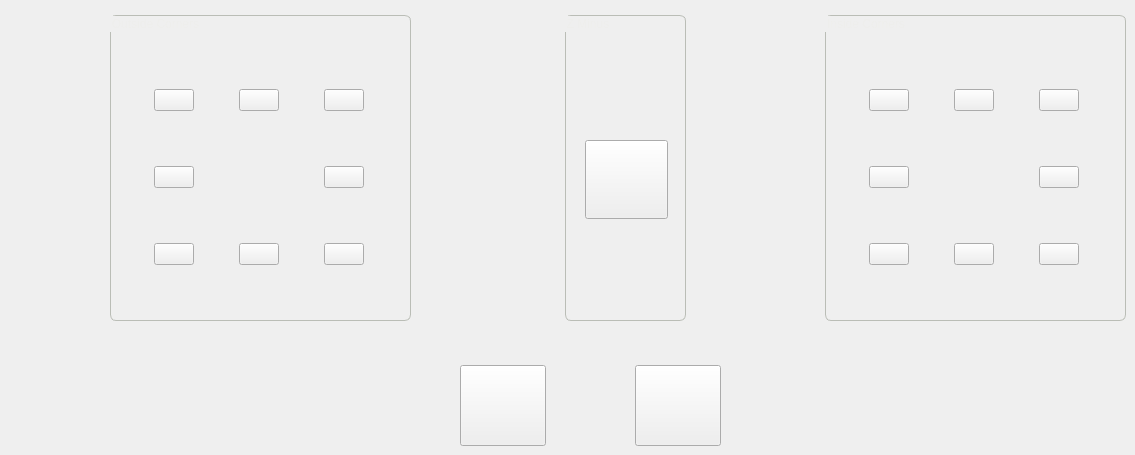
   <widget class="QWidget" name="page_selectProbeOperation">
    <widget class="QGroupBox" name="groupBoxOutside">
     <property name="geometry">
      <rect>
       <x>110</x>
       <y>15</y>
       <width>301</width>
       <height>306</height>
      </rect>
     </property>
     <property name="styleSheet">
      <string notr="true">QGroupBox{
    color: rgb(238, 238, 236);
	font: 14pt &quot;Bebas Kai&quot;;
	border-style: solid;
    border-color: rgb(186, 189, 182);
    border-width: 1px;
    border-radius: 6px;
}</string>
     </property>
     <property name="title">
      <string>Outside Corners</string>
     </property>
     <widget class="QWidget" name="gridLayoutWidget">
      <property name="geometry">
       <rect>
        <x>5</x>
        <y>25</y>
        <width>291</width>
        <height>276</height>
       </rect>
      </property>
      <layout class="QGridLayout" name="gridLayout_3">
       <item row="0" column="0">
        <widget class="ProbePushButton" name="probepushbutton">
         <property name="sizePolicy">
          <sizepolicy hsizetype="Fixed" vsizetype="Fixed">
           <horstretch>0</horstretch>
           <verstretch>0</verstretch>
          </sizepolicy>
         </property>
         <property name="icon">
          <iconset resource="../resources.qrc">
           <normaloff>:/probe_icons/X+Y-.png</normaloff>:/probe_icons/X+Y-.png</iconset>
         </property>
         <property name="iconSize">
          <size>
           <width>75</width>
           <height>75</height>
          </size>
         </property>
         <property name="filename" stdset="0">
          <string>probe_back_left_corner.ngc</string>
         </property>
         <attribute name="buttonGroup">
          <string notr="true">probeButtonGroup</string>
         </attribute>
        </widget>
       </item>
       <item row="1" column="0">
        <widget class="ProbePushButton" name="probepushbutton_4">
         <property name="icon">
          <iconset resource="../resources.qrc">
           <normaloff>:/probe_icons/X+.png</normaloff>:/probe_icons/X+.png</iconset>
         </property>
         <property name="iconSize">
          <size>
           <width>75</width>
           <height>75</height>
          </size>
         </property>
         <property name="filename" stdset="0">
          <string>probe_x_plus_wco.ngc</string>
         </property>
         <attribute name="buttonGroup">
          <string notr="true">probeButtonGroup</string>
         </attribute>
        </widget>
       </item>
       <item row="0" column="1">
        <widget class="ProbePushButton" name="probepushbutton_2">
         <property name="sizePolicy">
          <sizepolicy hsizetype="Fixed" vsizetype="Fixed">
           <horstretch>0</horstretch>
           <verstretch>0</verstretch>
          </sizepolicy>
         </property>
         <property name="icon">
          <iconset resource="../resources.qrc">
           <normaloff>:/probe_icons/inY-.png</normaloff>:/probe_icons/inY-.png</iconset>
         </property>
         <property name="iconSize">
          <size>
           <width>75</width>
           <height>75</height>
          </size>
         </property>
         <property name="filename" stdset="0">
          <string>probe_y_minus_wco.ngc</string>
         </property>
         <attribute name="buttonGroup">
          <string notr="true">probeButtonGroup</string>
         </attribute>
        </widget>
       </item>
       <item row="0" column="2">
        <widget class="ProbePushButton" name="probepushbutton_3">
         <property name="sizePolicy">
          <sizepolicy hsizetype="Fixed" vsizetype="Fixed">
           <horstretch>0</horstretch>
           <verstretch>0</verstretch>
          </sizepolicy>
         </property>
         <property name="icon">
          <iconset resource="../resources.qrc">
           <normaloff>:/probe_icons/X-Y-.png</normaloff>:/probe_icons/X-Y-.png</iconset>
         </property>
         <property name="iconSize">
          <size>
           <width>75</width>
           <height>75</height>
          </size>
         </property>
         <property name="filename" stdset="0">
          <string>probe_back_right_corner.ngc</string>
         </property>
         <attribute name="buttonGroup">
          <string notr="true">probeButtonGroup</string>
         </attribute>
        </widget>
       </item>
       <item row="2" column="0">
        <widget class="ProbePushButton" name="probepushbutton_5">
         <property name="icon">
          <iconset resource="../resources.qrc">
           <normaloff>:/probe_icons/X+Y+.png</normaloff>:/probe_icons/X+Y+.png</iconset>
         </property>
         <property name="iconSize">
          <size>
           <width>75</width>
           <height>75</height>
          </size>
         </property>
         <property name="filename" stdset="0">
          <string>probe_front_left_corner.ngc</string>
         </property>
         <attribute name="buttonGroup">
          <string notr="true">probeButtonGroup</string>
         </attribute>
        </widget>
       </item>
       <item row="2" column="1">
        <widget class="ProbePushButton" name="probepushbutton_6">
         <property name="sizePolicy">
          <sizepolicy hsizetype="Fixed" vsizetype="Fixed">
           <horstretch>0</horstretch>
           <verstretch>0</verstretch>
          </sizepolicy>
         </property>
         <property name="icon">
          <iconset resource="../resources.qrc">
           <normaloff>:/probe_icons/Y+.png</normaloff>:/probe_icons/Y+.png</iconset>
         </property>
         <property name="iconSize">
          <size>
           <width>75</width>
           <height>75</height>
          </size>
         </property>
         <property name="filename" stdset="0">
          <string>probe_y_plus_wco.ngc</string>
         </property>
         <attribute name="buttonGroup">
          <string notr="true">probeButtonGroup</string>
         </attribute>
        </widget>
       </item>
       <item row="2" column="2">
        <widget class="ProbePushButton" name="probepushbutton_7">
         <property name="sizePolicy">
          <sizepolicy hsizetype="Fixed" vsizetype="Fixed">
           <horstretch>0</horstretch>
           <verstretch>0</verstretch>
          </sizepolicy>
         </property>
         <property name="icon">
          <iconset resource="../resources.qrc">
           <normaloff>:/probe_icons/X-Y+.png</normaloff>:/probe_icons/X-Y+.png</iconset>
         </property>
         <property name="iconSize">
          <size>
           <width>75</width>
           <height>75</height>
          </size>
         </property>
         <property name="filename" stdset="0">
          <string>probe_front_right_corner.ngc</string>
         </property>
         <attribute name="buttonGroup">
          <string notr="true">probeButtonGroup</string>
         </attribute>
        </widget>
       </item>
       <item row="1" column="2">
        <widget class="ProbePushButton" name="probepushbutton_8">
         <property name="sizePolicy">
          <sizepolicy hsizetype="Fixed" vsizetype="Fixed">
           <horstretch>0</horstretch>
           <verstretch>0</verstretch>
          </sizepolicy>
         </property>
         <property name="icon">
          <iconset resource="../resources.qrc">
           <normaloff>:/probe_icons/X-.png</normaloff>:/probe_icons/X-.png</iconset>
         </property>
         <property name="iconSize">
          <size>
           <width>75</width>
           <height>75</height>
          </size>
         </property>
         <property name="filename" stdset="0">
          <string>probe_x_minus_wco.ngc</string>
         </property>
         <attribute name="buttonGroup">
          <string notr="true">probeButtonGroup</string>
         </attribute>
        </widget>
       </item>
      </layout>
     </widget>
    </widget>
    <widget class="QGroupBox" name="groupBoxOutside_2">
     <property name="geometry">
      <rect>
       <x>825</x>
       <y>15</y>
       <width>301</width>
       <height>306</height>
      </rect>
     </property>
     <property name="styleSheet">
      <string notr="true">QGroupBox{
    color: rgb(238, 238, 236);
	font: 14pt &quot;Bebas Kai&quot;;
	border-style: solid;
    border-color: rgb(186, 189, 182);
    border-width: 1px;
    border-radius: 6px;
}</string>
     </property>
     <property name="title">
      <string>Inside Corners</string>
     </property>
     <widget class="QWidget" name="gridLayoutWidget_2">
      <property name="geometry">
       <rect>
        <x>5</x>
        <y>25</y>
        <width>291</width>
        <height>276</height>
       </rect>
      </property>
      <layout class="QGridLayout" name="gridLayout_5">
       <item row="0" column="0">
        <widget class="ProbePushButton" name="probepushbutton_9">
         <property name="sizePolicy">
          <sizepolicy hsizetype="Fixed" vsizetype="Fixed">
           <horstretch>0</horstretch>
           <verstretch>0</verstretch>
          </sizepolicy>
         </property>
         <property name="icon">
          <iconset resource="../resources.qrc">
           <normaloff>:/probe_icons/inX-Y+.png</normaloff>:/probe_icons/inX-Y+.png</iconset>
         </property>
         <property name="iconSize">
          <size>
           <width>75</width>
           <height>75</height>
          </size>
         </property>
         <property name="filename" stdset="0">
          <string>probe_back_left_inside_corner.ngc</string>
         </property>
         <attribute name="buttonGroup">
          <string notr="true">probeButtonGroup</string>
         </attribute>
        </widget>
       </item>
       <item row="1" column="0">
        <widget class="ProbePushButton" name="probepushbutton_10">
         <property name="icon">
          <iconset resource="../resources.qrc">
           <normaloff>:/probe_icons/inX-.png</normaloff>:/probe_icons/inX-.png</iconset>
         </property>
         <property name="iconSize">
          <size>
           <width>75</width>
           <height>75</height>
          </size>
         </property>
         <property name="filename" stdset="0">
          <string>probe_x_minus_wco.ngc</string>
         </property>
         <attribute name="buttonGroup">
          <string notr="true">probeButtonGroup</string>
         </attribute>
        </widget>
       </item>
       <item row="0" column="1">
        <widget class="ProbePushButton" name="probepushbutton_11">
         <property name="sizePolicy">
          <sizepolicy hsizetype="Fixed" vsizetype="Fixed">
           <horstretch>0</horstretch>
           <verstretch>0</verstretch>
          </sizepolicy>
         </property>
         <property name="icon">
          <iconset resource="../resources.qrc">
           <normaloff>:/probe_icons/inY+.png</normaloff>:/probe_icons/inY+.png</iconset>
         </property>
         <property name="iconSize">
          <size>
           <width>75</width>
           <height>75</height>
          </size>
         </property>
         <property name="filename" stdset="0">
          <string>probe_y_plus_wco.ngc</string>
         </property>
         <attribute name="buttonGroup">
          <string notr="true">probeButtonGroup</string>
         </attribute>
        </widget>
       </item>
       <item row="0" column="2">
        <widget class="ProbePushButton" name="probepushbutton_12">
         <property name="sizePolicy">
          <sizepolicy hsizetype="Fixed" vsizetype="Fixed">
           <horstretch>0</horstretch>
           <verstretch>0</verstretch>
          </sizepolicy>
         </property>
         <property name="icon">
          <iconset resource="../resources.qrc">
           <normaloff>:/probe_icons/inX+Y+.png</normaloff>:/probe_icons/inX+Y+.png</iconset>
         </property>
         <property name="iconSize">
          <size>
           <width>75</width>
           <height>75</height>
          </size>
         </property>
         <property name="filename" stdset="0">
          <string>probe_back_right_inside_corner.ngc</string>
         </property>
         <attribute name="buttonGroup">
          <string notr="true">probeButtonGroup</string>
         </attribute>
        </widget>
       </item>
       <item row="2" column="0">
        <widget class="ProbePushButton" name="probepushbutton_13">
         <property name="icon">
          <iconset resource="../resources.qrc">
           <normaloff>:/probe_icons/inX-Y-.png</normaloff>:/probe_icons/inX-Y-.png</iconset>
         </property>
         <property name="iconSize">
          <size>
           <width>75</width>
           <height>75</height>
          </size>
         </property>
         <property name="filename" stdset="0">
          <string>probe_front_left_inside_corner.ngc</string>
         </property>
         <attribute name="buttonGroup">
          <string notr="true">probeButtonGroup</string>
         </attribute>
        </widget>
       </item>
       <item row="2" column="1">
        <widget class="ProbePushButton" name="probepushbutton_14">
         <property name="sizePolicy">
          <sizepolicy hsizetype="Fixed" vsizetype="Fixed">
           <horstretch>0</horstretch>
           <verstretch>0</verstretch>
          </sizepolicy>
         </property>
         <property name="icon">
          <iconset resource="../resources.qrc">
           <normaloff>:/probe_icons/inY-.png</normaloff>:/probe_icons/inY-.png</iconset>
         </property>
         <property name="iconSize">
          <size>
           <width>75</width>
           <height>75</height>
          </size>
         </property>
         <property name="filename" stdset="0">
          <string>probe_y_minus_wco.ngc</string>
         </property>
         <attribute name="buttonGroup">
          <string notr="true">probeButtonGroup</string>
         </attribute>
        </widget>
       </item>
       <item row="2" column="2">
        <widget class="ProbePushButton" name="probepushbutton_15">
         <property name="sizePolicy">
          <sizepolicy hsizetype="Fixed" vsizetype="Fixed">
           <horstretch>0</horstretch>
           <verstretch>0</verstretch>
          </sizepolicy>
         </property>
         <property name="icon">
          <iconset resource="../resources.qrc">
           <normaloff>:/probe_icons/inX+Y-.png</normaloff>:/probe_icons/inX+Y-.png</iconset>
         </property>
         <property name="iconSize">
          <size>
           <width>75</width>
           <height>75</height>
          </size>
         </property>
         <property name="filename" stdset="0">
          <string>probe_front_right_inside_corner.ngc</string>
         </property>
         <attribute name="buttonGroup">
          <string notr="true">probeButtonGroup</string>
         </attribute>
        </widget>
       </item>
       <item row="1" column="2">
        <widget class="ProbePushButton" name="probepushbutton_16">
         <property name="sizePolicy">
          <sizepolicy hsizetype="Fixed" vsizetype="Fixed">
           <horstretch>0</horstretch>
           <verstretch>0</verstretch>
          </sizepolicy>
         </property>
         <property name="icon">
          <iconset resource="../resources.qrc">
           <normaloff>:/probe_icons/inX+.png</normaloff>:/probe_icons/inX+.png</iconset>
         </property>
         <property name="iconSize">
          <size>
           <width>75</width>
           <height>75</height>
          </size>
         </property>
         <property name="filename" stdset="0">
          <string>probe_x_plus_wco.ngc</string>
         </property>
         <attribute name="buttonGroup">
          <string notr="true">probeButtonGroup</string>
         </attribute>
        </widget>
       </item>
      </layout>
     </widget>
    </widget>
    <widget class="QGroupBox" name="groupBoxOutside_3">
     <property name="geometry">
      <rect>
       <x>565</x>
       <y>15</y>
       <width>121</width>
       <height>306</height>
      </rect>
     </property>
     <property name="styleSheet">
      <string notr="true">QGroupBox{
    color: rgb(238, 238, 236);
	font: 14pt &quot;Bebas Kai&quot;;
	border-style: solid;
    border-color: rgb(186, 189, 182);
    border-width: 1px;
    border-radius: 6px;
}</string>
     </property>
     <property name="title">
      <string>Z Minus</string>
     </property>
     <widget class="ProbePushButton" name="probepushbutton_18">
      <property name="geometry">
       <rect>
        <x>20</x>
        <y>125</y>
        <width>83</width>
        <height>79</height>
       </rect>
      </property>
      <property name="sizePolicy">
       <sizepolicy hsizetype="Fixed" vsizetype="Fixed">
        <horstretch>0</horstretch>
        <verstretch>0</verstretch>
       </sizepolicy>
      </property>
      <property name="icon">
       <iconset resource="../resources.qrc">
        <normaloff>:/probe_icons/down.png</normaloff>:/probe_icons/down.png</iconset>
      </property>
      <property name="iconSize">
       <size>
        <width>75</width>
        <height>75</height>
       </size>
      </property>
      <property name="filename" stdset="0">
       <string>probe_z_minus_wco.ngc</string>
      </property>
      <attribute name="buttonGroup">
       <string notr="true">probeButtonGroup</string>
      </attribute>
     </widget>
    </widget>
    <widget class="ProbePushButton" name="probepushbutton_19">
     <property name="geometry">
      <rect>
       <x>460</x>
       <y>365</y>
       <width>86</width>
       <height>81</height>
      </rect>
     </property>
     <property name="sizePolicy">
      <sizepolicy hsizetype="Fixed" vsizetype="Fixed">
       <horstretch>0</horstretch>
       <verstretch>0</verstretch>
      </sizepolicy>
     </property>
     <property name="icon">
      <iconset resource="../resources.qrc">
       <normaloff>:/probe_icons/xy_center.png</normaloff>:/probe_icons/xy_center.png</iconset>
     </property>
     <property name="iconSize">
      <size>
       <width>75</width>
       <height>75</height>
      </size>
     </property>
     <property name="filename" stdset="0">
      <string>probe_round_boss.ngc</string>
     </property>
     <attribute name="buttonGroup">
      <string notr="true">probeButtonGroup</string>
     </attribute>
    </widget>
    <widget class="ProbePushButton" name="probepushbutton_20">
     <property name="geometry">
      <rect>
       <x>635</x>
       <y>365</y>
       <width>86</width>
       <height>81</height>
      </rect>
     </property>
     <property name="sizePolicy">
      <sizepolicy hsizetype="Fixed" vsizetype="Fixed">
       <horstretch>0</horstretch>
       <verstretch>0</verstretch>
      </sizepolicy>
     </property>
     <property name="icon">
      <iconset resource="../resources.qrc">
       <normaloff>:/probe_icons/inHole.png</normaloff>:/probe_icons/inHole.png</iconset>
     </property>
     <property name="iconSize">
      <size>
       <width>75</width>
       <height>75</height>
      </size>
     </property>
     <property name="filename" stdset="0">
      <string>probe_round_pocket.ngc</string>
     </property>
     <attribute name="buttonGroup">
      <string notr="true">probeButtonGroup</string>
     </attribute>
    </widget>
   </widget>
